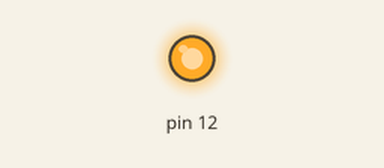
This sketch was run on a simulated Arduino Uno, built with avr-gcc and run on an emulated ATmega328P. Shown: output pins drawn as LEDs (lit = HIGH). What the sketch prints to the serial monitor is not drawn.

Above: at 0.2 s.
At 11.2 s:
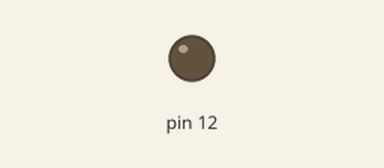
Timing chart, 0 to 16.3 s (numbered marks = the images above):
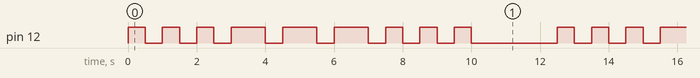

The sketch:

IntroduccionArduino_ejercicio03_2.ino
```cpp
//Ejercicio 4 Mensaje SOS en código Morse (...---...)
//Mostrar por puerto serie
//Utilizando el bucle for
//Punto: 500 ms encendido 500 ms apagado
//Raya: 1000 ms encendido 500 ms apagado
//Señal de inicio (apagar led 2 segundos)


// Muestra el mensaje SOS por el puerto serie

void setup()
{
  pinMode(12, OUTPUT);
  //Iniciar puerto serie
  Serial.begin(9600);
}

void loop()
{
  //Escribir S
  for (int i=1; i<=3; i++){
    digitalWrite(12, HIGH);
    delay(500);
    digitalWrite(12, LOW);
    delay(500);
  }
  //mostrar S por puerto serie
  Serial.print("S");

  //Escribir O
  for (int i=1; i<=3; i++){
    digitalWrite(12, HIGH);
    delay(1000);
    digitalWrite(12, LOW);
    delay(500);
  }
  //mostrar O por puerto serie
  Serial.print("O");

  //Escribir S
  for (int i=1; i<=3; i++){
    digitalWrite(12, HIGH);
    delay(500);
    digitalWrite(12, LOW);
    delay(500);
  }
  //mostrar S por puerto serie
  Serial.println("S");

  //Esperar para volver a empezar
  delay(2000);

}
```

Measured:
- by itself, pin 12: repeats every 12.5 s: 2 × (LOW 0.50 s, HIGH 0.50 s), 3 × (LOW 0.50 s, HIGH 1.0 s), 3 × (LOW 0.50 s, HIGH 0.50 s), LOW 2.5 s, HIGH 0.50 s
- by itself, everything shown: repeats every 12.5 s, in 18 steps
